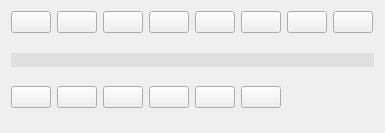
      <widget class="QWidget" name="softPentab">
       <attribute name="title">
        <string>Tab 2</string>
       </attribute>
       <layout class="QVBoxLayout" name="verticalLayout_4">
        <item>
         <layout class="QHBoxLayout" name="horizontalLayout_14" stretch="0,0,0,0,0,0,0,0,0">
          <item>
           <widget class="PushButton_1" name="softPenColor1">
            <property name="sizePolicy">
             <sizepolicy hsizetype="Fixed" vsizetype="Fixed">
              <horstretch>0</horstretch>
              <verstretch>0</verstretch>
             </sizepolicy>
            </property>
            <property name="styleSheet">
             <string notr="true"/>
            </property>
            <property name="text">
             <string/>
            </property>
            <property name="checkable">
             <bool>true</bool>
            </property>
           </widget>
          </item>
          <item>
           <widget class="PushButton_1" name="softPenColor2">
            <property name="sizePolicy">
             <sizepolicy hsizetype="Fixed" vsizetype="Fixed">
              <horstretch>0</horstretch>
              <verstretch>0</verstretch>
             </sizepolicy>
            </property>
            <property name="text">
             <string/>
            </property>
            <property name="checkable">
             <bool>true</bool>
            </property>
           </widget>
          </item>
          <item>
           <widget class="PushButton_1" name="softPenColor3">
            <property name="sizePolicy">
             <sizepolicy hsizetype="Fixed" vsizetype="Fixed">
              <horstretch>0</horstretch>
              <verstretch>0</verstretch>
             </sizepolicy>
            </property>
            <property name="text">
             <string/>
            </property>
            <property name="checkable">
             <bool>true</bool>
            </property>
           </widget>
          </item>
          <item>
           <widget class="PushButton_1" name="softPenColor4">
            <property name="sizePolicy">
             <sizepolicy hsizetype="Fixed" vsizetype="Fixed">
              <horstretch>0</horstretch>
              <verstretch>0</verstretch>
             </sizepolicy>
            </property>
            <property name="text">
             <string/>
            </property>
            <property name="checkable">
             <bool>true</bool>
            </property>
           </widget>
          </item>
          <item>
           <widget class="PushButton_1" name="softPenColor5">
            <property name="sizePolicy">
             <sizepolicy hsizetype="Fixed" vsizetype="Fixed">
              <horstretch>0</horstretch>
              <verstretch>0</verstretch>
             </sizepolicy>
            </property>
            <property name="text">
             <string/>
            </property>
            <property name="checkable">
             <bool>true</bool>
            </property>
           </widget>
          </item>
          <item>
           <widget class="PushButton_1" name="softPenColor6">
            <property name="sizePolicy">
             <sizepolicy hsizetype="Fixed" vsizetype="Fixed">
              <horstretch>0</horstretch>
              <verstretch>0</verstretch>
             </sizepolicy>
            </property>
            <property name="text">
             <string/>
            </property>
            <property name="checkable">
             <bool>true</bool>
            </property>
           </widget>
          </item>
          <item>
           <widget class="PushButton_1" name="softPenColor7">
            <property name="sizePolicy">
             <sizepolicy hsizetype="Fixed" vsizetype="Fixed">
              <horstretch>0</horstretch>
              <verstretch>0</verstretch>
             </sizepolicy>
            </property>
            <property name="text">
             <string/>
            </property>
            <property name="checkable">
             <bool>true</bool>
            </property>
           </widget>
          </item>
          <item>
           <widget class="PushButton_4" name="softPenCustomColor">
            <property name="sizePolicy">
             <sizepolicy hsizetype="Fixed" vsizetype="Fixed">
              <horstretch>0</horstretch>
              <verstretch>0</verstretch>
             </sizepolicy>
            </property>
            <property name="text">
             <string/>
            </property>
            <property name="checkable">
             <bool>true</bool>
            </property>
           </widget>
          </item>
          <item>
           <spacer name="horizontalSpacer_27">
            <property name="orientation">
             <enum>Qt::Horizontal</enum>
            </property>
            <property name="sizeHint" stdset="0">
             <size>
              <width>1</width>
              <height>1</height>
             </size>
            </property>
           </spacer>
          </item>
         </layout>
        </item>
        <item>
         <spacer name="verticalSpacer_23">
          <property name="orientation">
           <enum>Qt::Vertical</enum>
          </property>
          <property name="sizeHint" stdset="0">
           <size>
            <width>13</width>
            <height>14</height>
           </size>
          </property>
         </spacer>
        </item>
        <item>
         <widget class="QLabel" name="label_line_6">
          <property name="styleSheet">
           <string notr="true">QLabel{
background-color: rgb(224, 224, 224);
}</string>
          </property>
          <property name="text">
           <string/>
          </property>
         </widget>
        </item>
        <item>
         <spacer name="verticalSpacer_21">
          <property name="orientation">
           <enum>Qt::Vertical</enum>
          </property>
          <property name="sizeHint" stdset="0">
           <size>
            <width>13</width>
            <height>13</height>
           </size>
          </property>
         </spacer>
        </item>
        <item>
         <layout class="QHBoxLayout" name="horizontalLayout_13">
          <item>
           <widget class="PushButton_3" name="softPenSize1">
            <property name="sizePolicy">
             <sizepolicy hsizetype="Fixed" vsizetype="Fixed">
              <horstretch>0</horstretch>
              <verstretch>0</verstretch>
             </sizepolicy>
            </property>
            <property name="text">
             <string/>
            </property>
            <property name="checkable">
             <bool>true</bool>
            </property>
           </widget>
          </item>
          <item>
           <widget class="PushButton_3" name="softPenSize2">
            <property name="sizePolicy">
             <sizepolicy hsizetype="Fixed" vsizetype="Fixed">
              <horstretch>0</horstretch>
              <verstretch>0</verstretch>
             </sizepolicy>
            </property>
            <property name="text">
             <string/>
            </property>
            <property name="checkable">
             <bool>true</bool>
            </property>
           </widget>
          </item>
          <item>
           <widget class="PushButton_3" name="softPenSize3">
            <property name="sizePolicy">
             <sizepolicy hsizetype="Fixed" vsizetype="Fixed">
              <horstretch>0</horstretch>
              <verstretch>0</verstretch>
             </sizepolicy>
            </property>
            <property name="text">
             <string/>
            </property>
            <property name="checkable">
             <bool>true</bool>
            </property>
           </widget>
          </item>
          <item>
           <widget class="PushButton_3" name="softPenSize4">
            <property name="sizePolicy">
             <sizepolicy hsizetype="Fixed" vsizetype="Fixed">
              <horstretch>0</horstretch>
              <verstretch>0</verstretch>
             </sizepolicy>
            </property>
            <property name="text">
             <string/>
            </property>
            <property name="checkable">
             <bool>true</bool>
            </property>
           </widget>
          </item>
          <item>
           <widget class="PushButton_3" name="softPenSize5">
            <property name="sizePolicy">
             <sizepolicy hsizetype="Fixed" vsizetype="Fixed">
              <horstretch>0</horstretch>
              <verstretch>0</verstretch>
             </sizepolicy>
            </property>
            <property name="text">
             <string/>
            </property>
            <property name="checkable">
             <bool>true</bool>
            </property>
           </widget>
          </item>
          <item>
           <widget class="PushButton_3" name="softPenSize6">
            <property name="sizePolicy">
             <sizepolicy hsizetype="Fixed" vsizetype="Fixed">
              <horstretch>0</horstretch>
              <verstretch>0</verstretch>
             </sizepolicy>
            </property>
            <property name="text">
             <string/>
            </property>
            <property name="checkable">
             <bool>true</bool>
            </property>
           </widget>
          </item>
          <item>
           <spacer name="horizontalSpacer_34">
            <property name="orientation">
             <enum>Qt::Horizontal</enum>
            </property>
            <property name="sizeHint" stdset="0">
             <size>
              <width>1</width>
              <height>1</height>
             </size>
            </property>
           </spacer>
          </item>
         </layout>
        </item>
        <item>
         <spacer name="verticalSpacer_22">
          <property name="orientation">
           <enum>Qt::Vertical</enum>
          </property>
          <property name="sizeHint" stdset="0">
           <size>
            <width>13</width>
            <height>14</height>
           </size>
          </property>
         </spacer>
        </item>
       </layout>
      </widget>
